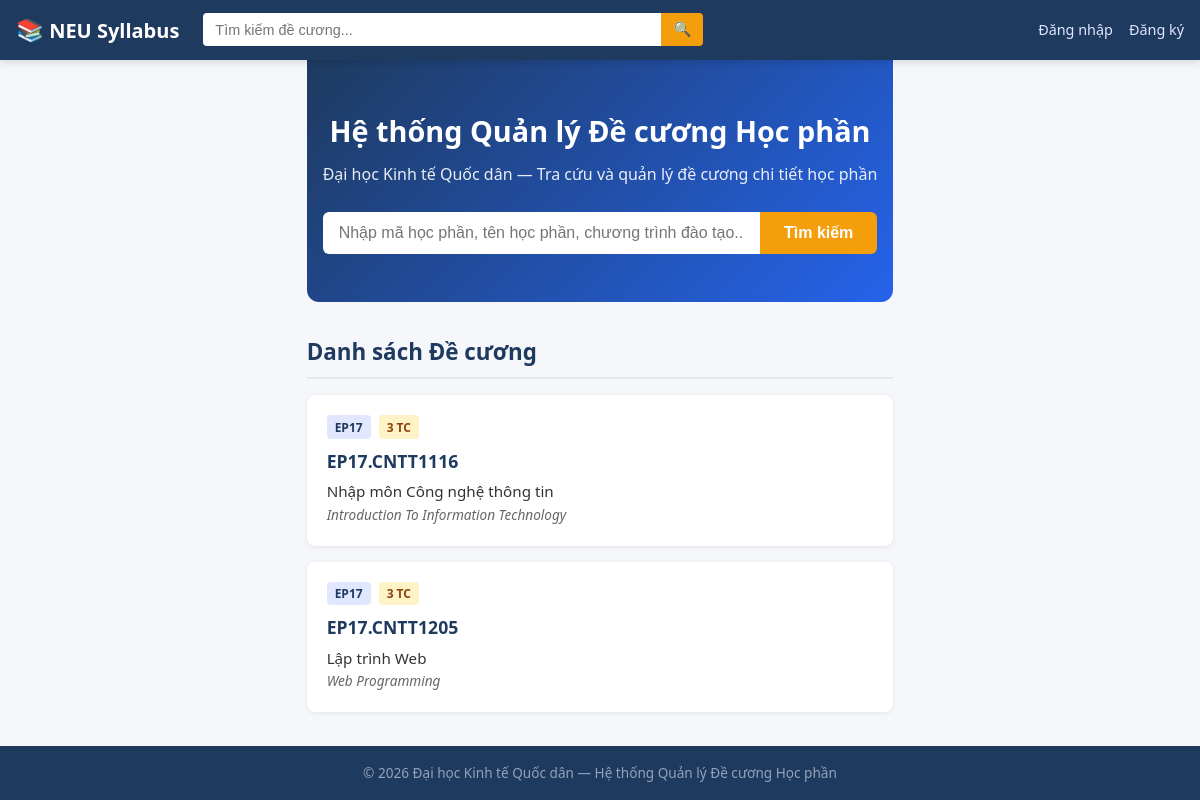
The page / on the database its author committed.
### tables this page shows
CREATE TABLE syllabi (
    id INTEGER PRIMARY KEY AUTOINCREMENT,
    course_code TEXT UNIQUE NOT NULL,
    course_title_vi TEXT,
    course_title_en TEXT,
    credits INTEGER DEFAULT 0,
    contact_hours INTEGER DEFAULT 0,
    self_study_hours INTEGER DEFAULT 0,
    training_program TEXT,
    decision_date TEXT,
    decision_number TEXT,
    prerequisite_courses_vi TEXT,
    prerequisite_courses_en TEXT,
    num_prerequisite_courses TEXT DEFAULT 'None',
    description_vi TEXT,
    description_en TEXT,
    clo_assessment_vi TEXT,
    clo_assessment_en TEXT,
    course_requirements_vi TEXT,
    course_requirements_en TEXT,
    adjustment_time TEXT,
    created_at TIMESTAMP DEFAULT CURRENT_TIMESTAMP,
    updated_at TIMESTAMP DEFAULT CURRENT_TIMESTAMP
);

### app.py (the view)
@app.route('/')
def index():
    syllabi = models.get_all_syllabi()
    return render_template('index.html', syllabi=syllabi)

### models.py (called while the page is built)
def get_db():
    conn = sqlite3.connect(config.DATABASE)
    conn.row_factory = sqlite3.Row
    conn.execute("PRAGMA foreign_keys = ON")
    return conn

def get_all_syllabi():
    db = get_db()
    rows = db.execute(
        "SELECT * FROM syllabi ORDER BY updated_at DESC"
    ).fetchall()
    db.close()
    return rows

### templates/index.html (shortened to what this page needs)
{% extends 'base.html' %}
{% block content %}
<section class="hero">
    <h1>Hệ thống Quản lý Đề cương Học phần</h1>
    <p>Đại học Kinh tế Quốc dân — Tra cứu và quản lý đề cương chi tiết học phần</p>
    <form class="hero-search" action="{{ url_for('search') }}" method="get">
        <input type="text" name="q" placeholder="Nhập mã học phần, tên học phần, chương trình đào tạo..." autocomplete="off">
        <button type="submit">Tìm kiếm</button>
    </form>
</section>
<section class="section">
    <h2>Danh sách Đề cương</h2>
    {% if syllabi %}
    <div class="card-grid">
        {% for s in syllabi %}
        <a href="{{ url_for('course_detail', course_code=s['course_code']) }}" class="card">
            <div class="card-header">
                <span class="badge">{{ s['training_program'] }}</span>
                <span class="badge badge-credit">{{ s['credits'] }} TC</span>
            </div>
            <h3 class="card-code">{{ s['course_code'] }}</h3>
            <p class="card-title">{{ s['course_title_vi'] }}</p>
            <p class="card-title-en">{{ s['course_title_en'] }}</p>
        </a>
        {% endfor %}
    </div>
    {% else %}
    <p class="empty-state">Chưa có đề cương nào. {% if session.get('user_id') %}<a href="{{ url_for('admin_syllabus_new') }}">Tạo đề cương mới</a>{% endif %}</p>
    {% endif %}
</section>
{% endblock %}

### static/css/style.css (style rules this page uses)
*, *::before, *::after { box-sizing: border-box; margin: 0; padding: 0; }
html { font-size: 16px; scroll-behavior: smooth; }
body { font-family: 'Segoe UI', Tahoma, Geneva, Verdana, sans-serif; line-height: 1.6; color: #333; background: #f5f7fa; min-height: 100vh; display: flex; flex-direction: column; }
a { color: #2563eb; text-decoration: none; }
.hero { background: linear-gradient(135deg, #1e3a5f 0%, #2563eb 100%); color: white; text-align: center; padding: 3rem 1rem; border-radius: 0 0 12px 12px; margin-bottom: 2rem; }
.hero h1 { font-size: 1.8rem; margin-bottom: 0.5rem; }
.hero p { font-size: 1rem; opacity: 0.9; margin-bottom: 1.5rem; }
.hero-search { display: flex; max-width: 600px; margin: 0 auto; }
.hero-search input { flex: 1; padding: 0.75rem 1rem; border: none; border-radius: 6px 0 0 6px; font-size: 1rem; outline: none; }
.hero-search button { padding: 0.75rem 1.5rem; border: none; background: #f59e0b; color: white; font-size: 1rem; font-weight: 600; border-radius: 0 6px 6px 0; cursor: pointer; }
.section { margin-bottom: 2rem; }
.section h2 { font-size: 1.4rem; color: #1e3a5f; margin-bottom: 1rem; padding-bottom: 0.5rem; border-bottom: 2px solid #e5e7eb; }
.card-grid { display: grid; grid-template-columns: repeat(auto-fill, minmax(300px, 1fr)); gap: 1rem; }
.card { background: white; border-radius: 8px; padding: 1.25rem; box-shadow: 0 1px 4px rgba(0,0,0,0.08); transition: transform 0.2s, box-shadow 0.2s; display: block; color: #333; }
.card-header { display: flex; gap: 0.5rem; margin-bottom: 0.5rem; }
.badge { background: #e0e7ff; color: #1e3a5f; padding: 0.15rem 0.5rem; border-radius: 4px; font-size: 0.75rem; font-weight: 600; }
.badge-credit { background: #fef3c7; color: #92400e; }
.card-code { font-size: 1.1rem; color: #1e3a5f; margin-bottom: 0.25rem; }
.card-title { font-size: 0.95rem; color: #333; }
.card-title-en { font-size: 0.85rem; color: #666; font-style: italic; }

### rows shown on the page
syllabi: training_program "EP17", credits "3", course_code "EP17.CNTT1116", course_title_vi "Nhập môn Công nghệ thông tin", course_title_en "Introduction To Information Technology"
syllabi: training_program "EP17", credits "3", course_code "EP17.CNTT1205", course_title_vi "Lập trình Web", course_title_en "Web Programming"
